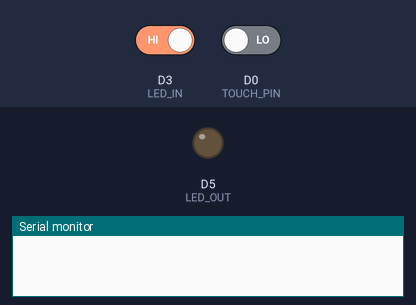
A sketch run on a simulated ESP8266 (NodeMCU). Shown: output pins drawn as LEDs (lit = HIGH), the last lines printed to the serial monitor. Inputs (shaded band) come from the test bench; at power-on: D3 (LED_IN) HIGH, D0 (TOUCH_PIN) LOW.

Above: at 3.9 s.
4.0 s: D3 (LED_IN) driven LOW and D0 (TOUCH_PIN) driven HIGH
At 4.3 s:
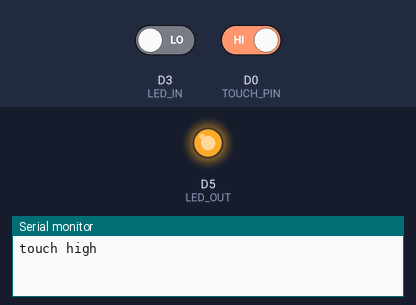
5.5 s: D3 (LED_IN) driven HIGH
At 6.6 s:
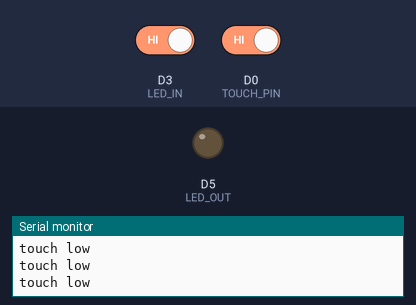
7.0 s: D3 (LED_IN) driven LOW
At 7.8 s:
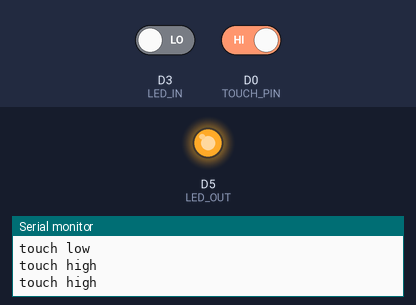
Timing chart, 0 to 9.5 s (numbered marks = the images above; inputs shaded):
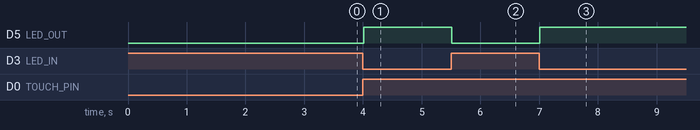

The sketch:

touch_switch.ino
```cpp
#define TOUCH_PIN D0
#define LED_OUT D5
#define LED_IN D3
int touchVal = 0;
int ledState = 0;
void setup() {
  Serial.begin(115200);
  delay(10);
  pinMode(TOUCH_PIN, INPUT);
  pinMode(LED_OUT, OUTPUT);
  pinMode(LED_IN, INPUT);
  Serial.println();
  Serial.println();
}

void loop() {
  touchVal = digitalRead(TOUCH_PIN);
  ledState = digitalRead(LED_IN);
  if(touchVal == HIGH && ledState == HIGH) {
    digitalWrite(LED_OUT, LOW);
    Serial.println("touch low");
  } else if(touchVal == HIGH && ledState == LOW) {
    digitalWrite(LED_OUT, HIGH);
    Serial.println("touch high");
  }
  delay(500);
}
```

Measured:
- after the input at 4.0 s, D5 (LED_OUT): LOW → HIGH at once
- after the input at 5.5 s, D5 (LED_OUT): HIGH → LOW at once
- after the input at 7.0 s, D5 (LED_OUT): LOW → HIGH at once
